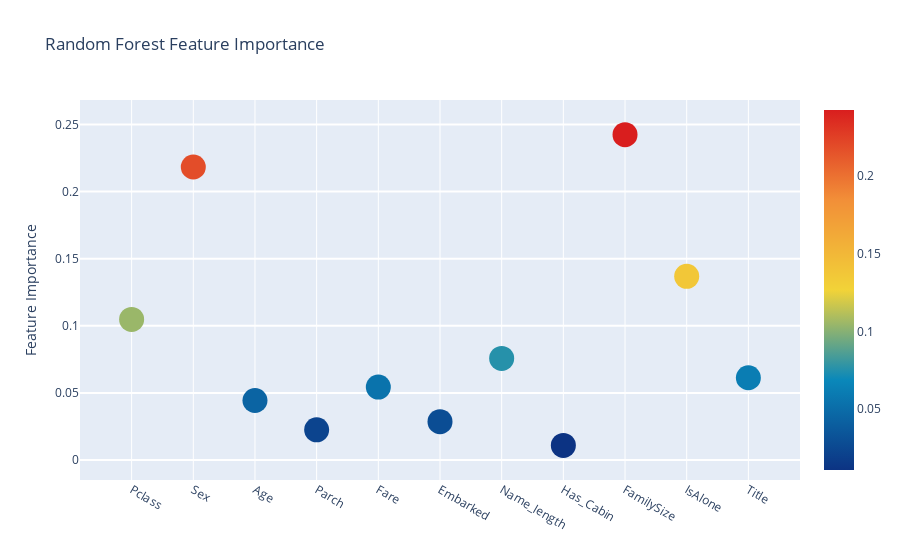
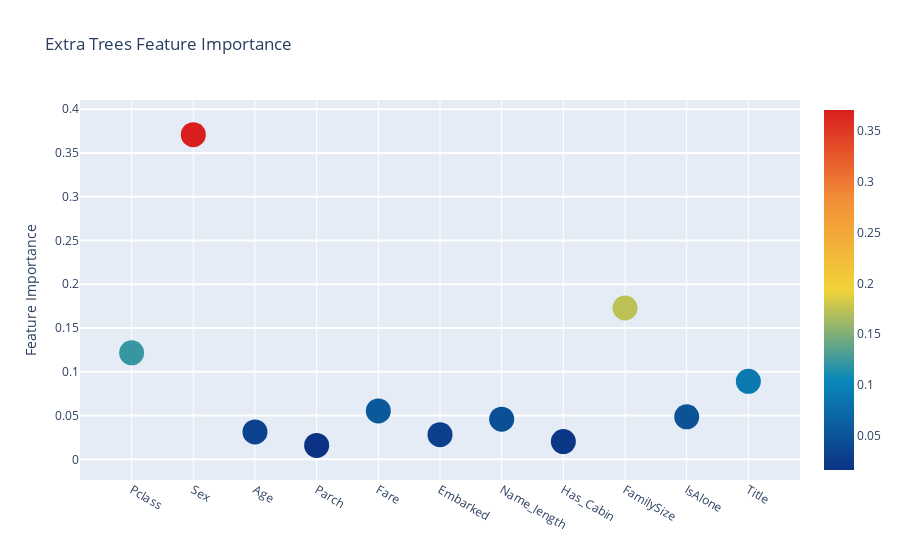
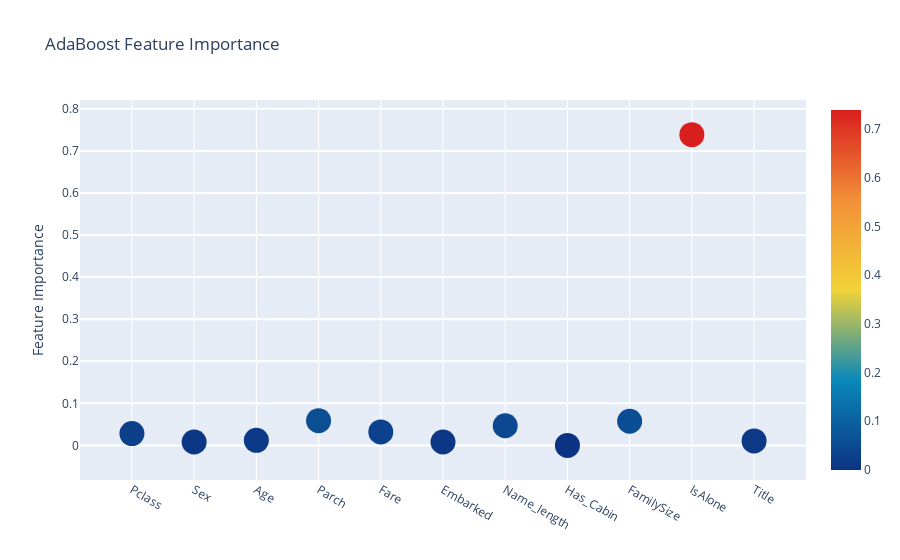
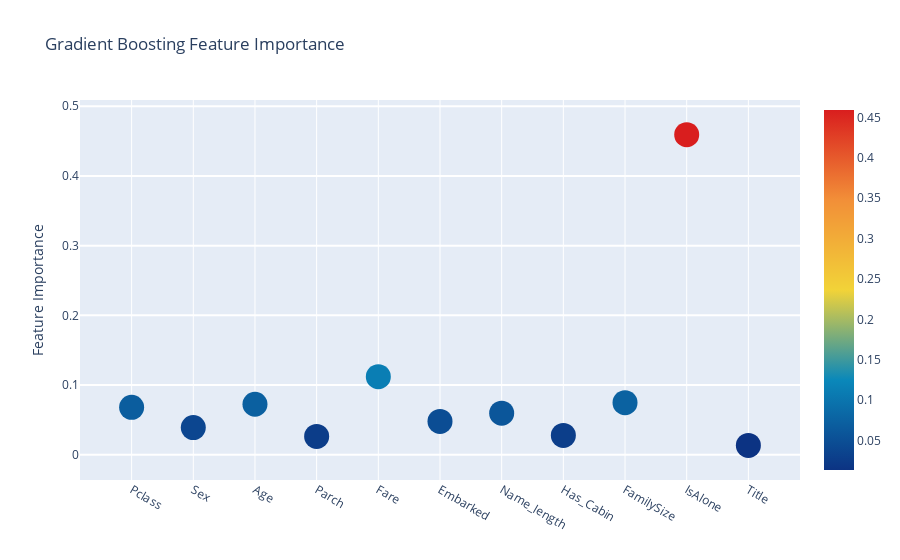

Notebook cell for these charts, in order:
### Code cell
trace = go.Scatter(
    y = feature_dataframe['Random Forest feature importances'].values,
    x = feature_dataframe['features'].values,
    mode='markers',
    marker=dict(
        sizemode = 'diameter',
        sizeref = 1,
        size = 25,
#       size= feature_dataframe['AdaBoost feature importances'].values,
        #color = np.random.randn(500), #set color equal to a variable
        color = feature_dataframe['Random Forest feature importances'].values,
        colorscale='Portland',
        showscale=True
    ),
    text = feature_dataframe['features'].values
)
data = [trace]

layout= go.Layout(
    autosize= True,
    title= 'Random Forest Feature Importance',
    hovermode= 'closest',
#     xaxis= dict(
#         title= 'Pop',
#         ticklen= 5,
#         zeroline= False,
#         gridwidth= 2,
#     ),
    yaxis=dict(
        title= 'Feature Importance',
        ticklen= 5,
        gridwidth= 2
    ),
    showlegend= False
)
fig = go.Figure(data=data, layout=layout)
py.iplot(fig,filename='scatter2010')

# Scatter plot 
trace = go.Scatter(
    y = feature_dataframe['Extra Trees  feature importances'].values,
    x = feature_dataframe['features'].values,
    mode='markers',
    marker=dict(
        sizemode = 'diameter',
        sizeref = 1,
        size = 25,
#       size= feature_dataframe['AdaBoost feature importances'].values,
        #color = np.random.randn(500), #set color equal to a variable
        color = feature_dataframe['Extra Trees  feature importances'].values,
        colorscale='Portland',
        showscale=True
    ),
    text = feature_dataframe['features'].values
)
data = [trace]

layout= go.Layout(
    autosize= True,
    title= 'Extra Trees Feature Importance',
    hovermode= 'closest',
#     xaxis= dict(
#         title= 'Pop',
#         ticklen= 5,
#         zeroline= False,
#         gridwidth= 2,
#     ),
    yaxis=dict(
        title= 'Feature Importance',
        ticklen= 5,
        gridwidth= 2
    ),
    showlegend= False
)
fig = go.Figure(data=data, layout=layout)
py.iplot(fig,filename='scatter2010')

# Scatter plot 
trace = go.Scatter(
    y = feature_dataframe['AdaBoost feature importances'].values,
    x = feature_dataframe['features'].values,
    mode='markers',
    marker=dict(
        sizemode = 'diameter',
        sizeref = 1,
        size = 25,
#       size= feature_dataframe['AdaBoost feature importances'].values,
        #color = np.random.randn(500), #set color equal to a variable
        color = feature_dataframe['AdaBoost feature importances'].values,
        colorscale='Portland',
        showscale=True
    ),
    text = feature_dataframe['features'].values
)
data = [trace]

layout= go.Layout(
    autosize= True,
    title= 'AdaBoost Feature Importance',
    hovermode= 'closest',
#     xaxis= dict(
#         title= 'Pop',
#         ticklen= 5,
#         zeroline= False,
#         gridwidth= 2,
#     ),
    yaxis=dict(
        title= 'Feature Importance',
        ticklen= 5,
        gridwidth= 2
    ),
    showlegend= False
)
fig = go.Figure(data=data, layout=layout)
py.iplot(fig,filename='scatter2010')

# Scatter plot 
trace = go.Scatter(
    y = feature_dataframe['Gradient Boost feature importances'].values,
    x = feature_dataframe['features'].values,
    mode='markers',
    marker=dict(
        sizemode = 'diameter',
        sizeref = 1,
        size = 25,
#       size= feature_dataframe['AdaBoost feature importances'].values,
        #color = np.random.randn(500), #set color equal to a variable
        color = feature_dataframe['Gradient Boost feature importances'].values,
        colorscale='Portland',
        showscale=True
    ),
    text = feature_dataframe['features'].values
)
data = [trace]

layout= go.Layout(
    autosize= True,
    title= 'Gradient Boosting Feature Importance',
    hovermode= 'closest',
#     xaxis= dict(
#         title= 'Pop',
#         ticklen= 5,
#         zeroline= False,
#         gridwidth= 2,
#     ),
    yaxis=dict(
        title= 'Feature Importance',
        ticklen= 5,
        gridwidth= 2
    ),
    showlegend= False
)
fig = go.Figure(data=data, layout=layout)
py.iplot(fig,filename='scatter2010')

### Figure 1 — Plotly figure (JSON) as saved in the notebook; plotly's stock layout.template omitted (floating-point values rounded to 4 significant figures)
{"data": [{"marker": {"color": [0.1047, 0.2184, 0.04433, 0.02249, 0.05433, 0.02854, 0.0757, 0.01088, 0.2425, 0.1369, 0.06128], "colorscale": [[0, "rgb(12,51,131)"], [0.25, "rgb(10,136,186)"], [0.5, "rgb(242,211,56)"], [0.75, "rgb(242,143,56)"], [1, "rgb(217,30,30)"]], "showscale": true, "size": 25, "sizemode": "diameter", "sizeref": 1}, "mode": "markers", "text": ["Pclass", "Sex", "Age", "Parch", "Fare", "Embarked", "Name_length", "Has_Cabin", "FamilySize", "IsAlone", "Title"], "type": "scatter", "x": ["Pclass", "Sex", "Age", "Parch", "Fare", "Embarked", "Name_length", "Has_Cabin", "FamilySize", "IsAlone", "Title"], "y": [0.1047, 0.2184, 0.04433, 0.02249, 0.05433, 0.02854, 0.0757, 0.01088, 0.2425, 0.1369, 0.06128]}], "layout": {"autosize": true, "hovermode": "closest", "showlegend": false, "title": {"text": "Random Forest Feature Importance"}, "yaxis": {"gridwidth": 2, "ticklen": 5, "title": {"text": "Feature Importance"}}}}

### Figure 2 — Plotly figure (JSON) as saved in the notebook; plotly's stock layout.template omitted (floating-point values rounded to 4 significant figures)
{"data": [{"marker": {"color": [0.1217, 0.371, 0.0313, 0.01592, 0.05526, 0.02816, 0.0459, 0.0203, 0.1729, 0.04854, 0.0891], "colorscale": [[0, "rgb(12,51,131)"], [0.25, "rgb(10,136,186)"], [0.5, "rgb(242,211,56)"], [0.75, "rgb(242,143,56)"], [1, "rgb(217,30,30)"]], "showscale": true, "size": 25, "sizemode": "diameter", "sizeref": 1}, "mode": "markers", "text": ["Pclass", "Sex", "Age", "Parch", "Fare", "Embarked", "Name_length", "Has_Cabin", "FamilySize", "IsAlone", "Title"], "type": "scatter", "x": ["Pclass", "Sex", "Age", "Parch", "Fare", "Embarked", "Name_length", "Has_Cabin", "FamilySize", "IsAlone", "Title"], "y": [0.1217, 0.371, 0.0313, 0.01592, 0.05526, 0.02816, 0.0459, 0.0203, 0.1729, 0.04854, 0.0891]}], "layout": {"autosize": true, "hovermode": "closest", "showlegend": false, "title": {"text": "Extra Trees Feature Importance"}, "yaxis": {"gridwidth": 2, "ticklen": 5, "title": {"text": "Feature Importance"}}}}

### Figure 3 — Plotly figure (JSON) as saved in the notebook; plotly's stock layout.template omitted (floating-point values rounded to 4 significant figures)
{"data": [{"marker": {"color": [0.028, 0.008, 0.012, 0.05867, 0.032, 0.008, 0.04667, 0, 0.05733, 0.7387, 0.01067], "colorscale": [[0, "rgb(12,51,131)"], [0.25, "rgb(10,136,186)"], [0.5, "rgb(242,211,56)"], [0.75, "rgb(242,143,56)"], [1, "rgb(217,30,30)"]], "showscale": true, "size": 25, "sizemode": "diameter", "sizeref": 1}, "mode": "markers", "text": ["Pclass", "Sex", "Age", "Parch", "Fare", "Embarked", "Name_length", "Has_Cabin", "FamilySize", "IsAlone", "Title"], "type": "scatter", "x": ["Pclass", "Sex", "Age", "Parch", "Fare", "Embarked", "Name_length", "Has_Cabin", "FamilySize", "IsAlone", "Title"], "y": [0.028, 0.008, 0.012, 0.05867, 0.032, 0.008, 0.04667, 0, 0.05733, 0.7387, 0.01067]}], "layout": {"autosize": true, "hovermode": "closest", "showlegend": false, "title": {"text": "AdaBoost Feature Importance"}, "yaxis": {"gridwidth": 2, "ticklen": 5, "title": {"text": "Feature Importance"}}}}

### Figure 4 — Plotly figure (JSON) as saved in the notebook; plotly's stock layout.template omitted (floating-point values rounded to 4 significant figures)
{"data": [{"marker": {"color": [0.06796, 0.03889, 0.07238, 0.02629, 0.1119, 0.04779, 0.05966, 0.02775, 0.07463, 0.4593, 0.0134], "colorscale": [[0, "rgb(12,51,131)"], [0.25, "rgb(10,136,186)"], [0.5, "rgb(242,211,56)"], [0.75, "rgb(242,143,56)"], [1, "rgb(217,30,30)"]], "showscale": true, "size": 25, "sizemode": "diameter", "sizeref": 1}, "mode": "markers", "text": ["Pclass", "Sex", "Age", "Parch", "Fare", "Embarked", "Name_length", "Has_Cabin", "FamilySize", "IsAlone", "Title"], "type": "scatter", "x": ["Pclass", "Sex", "Age", "Parch", "Fare", "Embarked", "Name_length", "Has_Cabin", "FamilySize", "IsAlone", "Title"], "y": [0.06796, 0.03889, 0.07238, 0.02629, 0.1119, 0.04779, 0.05966, 0.02775, 0.07463, 0.4593, 0.0134]}], "layout": {"autosize": true, "hovermode": "closest", "showlegend": false, "title": {"text": "Gradient Boosting Feature Importance"}, "yaxis": {"gridwidth": 2, "ticklen": 5, "title": {"text": "Feature Importance"}}}}
